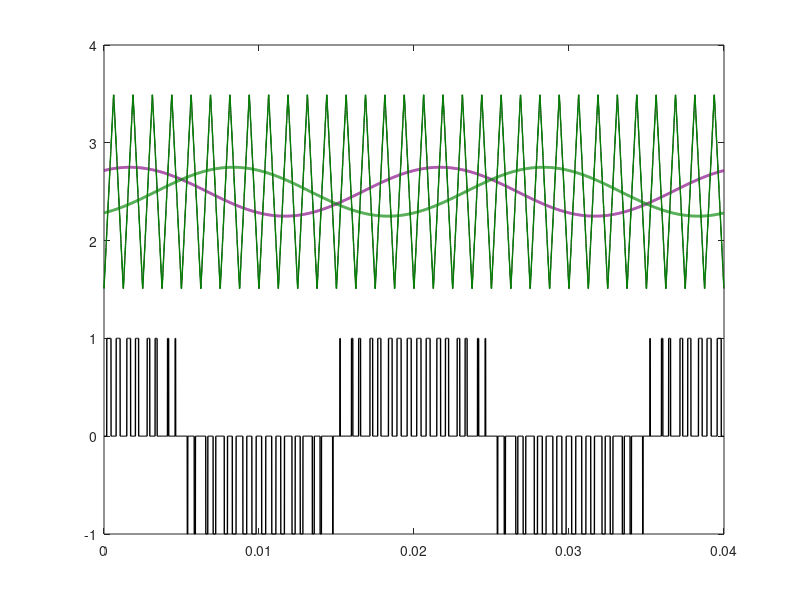

Here is the MATLAB script that generated this plot: (Note: this script raises an error after producing the figure.)
clear ;
clc;
tic;
%% Time array
ma = 0.5;
fout = 50; % Hz
fsw = 800; % Hz
Tstep = (1/fsw)/200; % s
Ts = Tstep; % s
Tfinal =2/fout ; % s
time_array = 0:Tstep:Tfinal-Tstep;
NumberofSteps = numel(time_array);
%Generate switching signals
The_c=0;
The_f=-pi/6;
phaseA=The_f+0;
phaseB=The_f-2*pi/3;
phaseC=The_f+2*pi/3;
VrefA = ma*cos(2*pi*fout*time_array+phaseA);
VrefB = ma*cos(2*pi*fout*time_array+phaseB);
VrefC = ma*cos(2*pi*fout*time_array+phaseC);
Vtriang = zeros(1, NumberofSteps);
for k = 1:Tfinal*fsw
   Triang_temp = triang(1/(Ts*fsw));
   Vtriang((length(Triang_temp)*(k-1)+1:k/(Tstep*fsw))) = (Triang_temp*2)-1;
end

carrierPhA=0;
carrierPhB=0;
carrierPhC=0;
carA= round(carrierPhA/(fsw*Ts)/360);
if carA==0
    carA=1;
end
carB= round(carrierPhB/(fsw*Ts)/360);
if carB==0
    carB=1;
end
carC= round(carrierPhC/(fsw*Ts)/360);
if carC==0
    carC=1;
end

VcarrierA = [ Vtriang(carA:end), zeros(1,carA-1)];
VcarrierB = [ Vtriang(carB:end), zeros(1,carB-1)];
VcarrierC = [ Vtriang(carC:end), zeros(1,carC-1)];

SA = double(VrefA > VcarrierA);
SB = double(VrefB > VcarrierB);
SC = double(VrefC > VcarrierC);

VphaA = ma*cos(2*pi*fout*time_array+phaseA)/2;
VphaB = ma*cos(2*pi*fout*time_array+phaseB)/2;
VphaC = ma*cos(2*pi*fout*time_array+phaseC)/2;

%%
carrierPhA=carrierPhA*pi/180;
carrierPhB=carrierPhB*pi/180;
carrierPhC=carrierPhC*pi/180;
m=1; % carrier
n=2; % fundamental
mag_fsw=2*m*besselj(0,ma*pi/2)/pi;
Vfsw_A=(2*m*besselj(0,ma*pi/2)/pi)*cos(2*pi*fsw*time_array+carrierPhA);
Vfsw_B=(2*m*besselj(0,ma*pi/2)/pi)*cos(2*pi*fsw*time_array+carrierPhB);
Vfsw_C=(2*m*besselj(0,ma*pi/2)/pi)*cos(2*pi*fsw*time_array+carrierPhC);
%
VfswSL_A=2.*besselj(n,m*ma*pi/2)/(m*pi)*cos(2*pi*(fsw-2*fout)*time_array+carrierPhA-2*phaseA);
VfswSL_B=2.*besselj(n,m*ma*pi/2)/(m*pi)*cos(2*pi*(fsw-2*fout)*time_array+carrierPhB-2*phaseB);
VfswSL_C=2.*besselj(n,m*ma*pi/2)/(m*pi)*cos(2*pi*(fsw-2*fout)*time_array+carrierPhB-2*phaseC);
%
VfswSH_A=2.*besselj(n,m*ma*pi/2)/(m*pi)*cos(2*pi*(fsw+2*fout)*time_array+carrierPhA+2*phaseA);
VfswSH_B=2.*besselj(n,m*ma*pi/2)/(m*pi)*cos(2*pi*(fsw+2*fout)*time_array+carrierPhB+2*phaseB);
VfswSH_C=2.*besselj(n,m*ma*pi/2)/(m*pi)*cos(2*pi*(fsw+2*fout)*time_array+carrierPhB+2*phaseC);

%%

figure();
minus=2.5;
plot(time_array,VcarrierA+minus,'color',[0.5 0 0.5],'LineWidth',0.5)
hold on;
plot(time_array,VphaA+minus,'color',[0.5 0 0.5],'LineWidth',2)
hold on;
minus=2.5;
% plot(time_array,VcarrierB+minus,'color',[0 0.5 0],'LineWidth',0.5)
plot(time_array,VcarrierB+minus,'--','color',[0 0.5 0],'LineWidth',0.5)
plot(time_array,VcarrierB+minus,'color',[0 0.5 0],'LineWidth',1)
hold on;
plot(time_array,VphaB+minus,'color',[0 0.5 0],'LineWidth',2)
hold on;
plot(time_array,SA-SB,'color','k','LineWidth',1)
hold on;
yline(0,'LineWidth',0.5)
minus=-2;
plot(time_array,(VphaA-VphaB)+minus,'color','r','LineWidth',1)
hold on;
yline(minus,'LineWidth',0.5)
minus=-4;
plot(time_array,(Vfsw_A-Vfsw_B+VfswSL_A-VfswSL_B+VfswSH_A-VfswSH_B)+minus,'color','b','LineWidth',1);
yline(minus,'LineWidth',0.5)
set(gca,'xtick',[])
grid on;
grid minor;
set(gca,'ytick',[])

%%
figure1 = figure;
% Create axes
axes1 = axes('Parent',figure1);
hold(axes1,'on');
% Create plot
plot(time_array,VcarrierA,'color',[0.5 0 0.5],'LineWidth',0.5)
box(axes1,'on');
hold(axes1,'off');
% Set the remaining axes properties
set(axes1,'XTickLabel','','YTickLabel','');
hold on;


%%
figure();
minus=0;
plot(time_array,(Vfsw_A-Vfsw_B)+minus,'color',[0.5 0 0],'LineWidth',2);
hold on;
minus=-0.75;
plot(time_array,(VfswSL_A-VfswSL_B)+minus,'color',[0 0 0.5],'LineWidth',2);
hold on;
minus=-1.5;
plot(time_array,(VfswSH_A-VfswSH_B)+minus,'color',[0 0.5 0],'LineWidth',2);
hold on;
set(gca,'xtick',[])
grid on;
grid minor;
set(gca,'ytick',[])
%%
% figure();
% minus=5;
% plot(time_array,VcarrierA+5,time_array,VphaA+minus,'color','k','LineWidth',0.5)
% hold on;
% minus=2.5;
% plot(time_array,VcarrierB+2.5,time_array,VphaB+minus,'color','k','LineWidth',0.5)
% hold on; 
% plot(time_array,SA-SB,'color','k','LineWidth',0.5)
% hold on;
% yline(0,'LineWidth',0.5)
% minus=-2;
% plot(time_array,(VphaA-VphaB)+minus,'color','r','LineWidth',0.5)
% hold on;
% yline(minus,'LineWidth',0.5)
% minus=-3.5;
% % plot(time_array,(Vfsw_A-Vfsw_B+VfswSL_A-VfswSL_B+VfswSH_A-VfswSH_B)+minus,'color','b','LineWidth',0.5);
% plot(time_array,(Vfsw_A-Vfsw_B)+minus,'color','b','LineWidth',0.5);
% hold on;
% yline(minus,'LineWidth',0.5)
% minus=-5;
% plot(time_array,(VfswSL_A-VfswSL_B)+minus,'color','m','LineWidth',0.5);
% hold on;
% yline(minus,'LineWidth',0.5)
% minus=-6;
% plot(time_array,(VfswSH_A-VfswSH_B)+minus,'color','g','LineWidth',0.5);
% hold on;
% yline(minus,'LineWidth',0.5)
% set(gca,'xtick',[])
% grid on;
% grid minor;
% set(gca,'ytick',[])
%%
% figure();
% plot(time_array,SA+2.4,time_array,VphaA+3,'color','k','LineWidth',0.4)
% hold on;
% plot(time_array,SB+1.2,time_array,VphaB+1.7,'color','k','LineWidth',0.4)
% hold on; 
% plot(time_array,SA-SB,'color','k','LineWidth',0.4)
% hold on;
% minus=min(SA-SB)-max(VphaA-VphaB);
% plot(time_array,(VphaA-VphaB)+minus*1.1,'color','k','LineWidth',1)
% hold on;
% minus=min((VphaA-VphaB)+minus)-max(Vfsw_A-Vfsw_B);
% plot(time_array,(Vfsw_A-Vfsw_B)+minus*1.1,'color','k','LineWidth',1);
% hold on;
% minus=min((Vfsw_A-Vfsw_B)+minus*1.1)-max(VfswSL_A-VfswSL_B);
% plot(time_array,(VfswSL_A-VfswSL_B)+minus*1.1,'color','k','LineWidth',1);
% hold on;
% minus=min((VfswSL_A-VfswSL_B)+minus*1.1)-max(VfswSH_A-VfswSH_B);
% plot(time_array,(VfswSH_A-VfswSH_B)+minus*1.1,'color','k','LineWidth',1);
% hold on;
% set(gca,'xtick',[])
% grid on;
% grid minor;
% set(gca,'ytick',[])
% ylim([-6 4])

%%


%%
% N=1;
% subplot(5,1,1)
% plot(time_array,SA-SB,'color','k','LineWidth',0.4)
% ylim([-N N])
% subplot(5,1,2)
% plot(time_array,VphaA-VphaB,'color','k','LineWidth',2)
% ylim([-N N])
% subplot(5,1,3)
% plot(time_array,Vfsw_A-Vfsw_B,'color','k','LineWidth',2);
% ylim([-N N])
% subplot(5,1,4)
% plot(time_array,VfswSL_A-VfswSL_B,'color','k','LineWidth',1);
% ylim([-N N])
% subplot(5,1,5)
% plot(time_array,VfswSH_A-VfswSH_B,'color','k','LineWidth',1);
% ylim([-N N])
% hold on;
% set(gca,'xtick',[])
% set(gca,'ytick',[])
%%
% plot(time_array,SA-SB,'color','k','LineWidth',0.4)
% hold on;
% plot(time_array,VphaA-VphaB,'--','color','k','LineWidth',2)
% hold on; 
% plot(time_array,Vfsw_A-Vfsw_B,'--','color','k','LineWidth',2);
% hold on;
% plot(time_array,VfswSL_A-VfswSL_B,'color','r','LineWidth',1);
% hold on;
% plot(time_array,VfswSH_A-VfswSH_B,'color','b','LineWidth',1);
% hold on;
% set(gca,'xtick',[])
% set(gca,'ytick',[])
% ylim([-1.2 1.2])
%%
% figure();
% plot(time_array,SA,'color','k','LineWidth',0.4)
% ylim([-1.2 1.2])
% hold on;
% plot(time_array,VrefA,'color','m','LineWidth',2)
% hold on; 
%%

% figure();
% plot(time_array,VcarrierA,'color','r','LineWidth',0.4)
% ylim([-1.2 1.2])
% hold on;
% plot(time_array,VcarrierB,'color','g','LineWidth',0.4)
% ylim([-1.2 1.2])
% hold on;
% plot(time_array,VcarrierC,'color','b','LineWidth',0.4)
% ylim([-1.2 1.2])
% hold on
% plot(time_array,VrefA,'-','color','r','LineWidth',2)
% hold on; 
% plot(time_array,VrefB,'-','color','g','LineWidth',2)
% hold on; 
% plot(time_array,VrefC,'-','color','b','LineWidth',2)
% hold on; 
% set(gca,'xtick',[])
% set(gca,'ytick',[])
% xlim([7/8/fout 15/8/fout])

%% 
% figure();
% plot(time_array,Vfsw_A-Vfsw_B+VfswSH_A-VfswSH_B+VfswSL_A-VfswSL_B,'color','b','LineWidth',0.8);
% hold on;
% set(gca,'xtick',[])
% set(gca,'ytick',[])
% %% 
% figure();
% plot(time_array,Vfsw_A-Vfsw_B+VfswSH_A-VfswSH_B,'color','b','LineWidth',0.8);
% hold on;


%%
% plot(time_array,SA)
% y=zeros(1,length(SA));
% 
% for j=1:length(SA)
% if SA(j)==1
%     SAp(j)=0;
% else 
%     SAp(j)=1; 
% end
% end
%%
% x2 = [time_array, fliplr(time_array)];
% inBetween = [SA, fliplr(y)];
% inBetween2 = [SAp, fliplr(y)];
% %%
% fill(x2, inBetween, 'r');
% hold on;
% fill(x2, inBetween2, 'k');
% hold on;
% 
% %%
% 
% plot(time_array,VphaA-VphaB,'color','r','LineWidth',2)
% hold on; 
% plot(time_array,Vfsw_A-Vfsw_B+VfswSL_A-VfswSL_B+VfswSH_A-VfswSH_B,'color','b','LineWidth',2);
% hold on;
% 
% set(gca,'xtick',[])
% set(gca,'ytick',[])
% ylim([-1.2 1.2])
